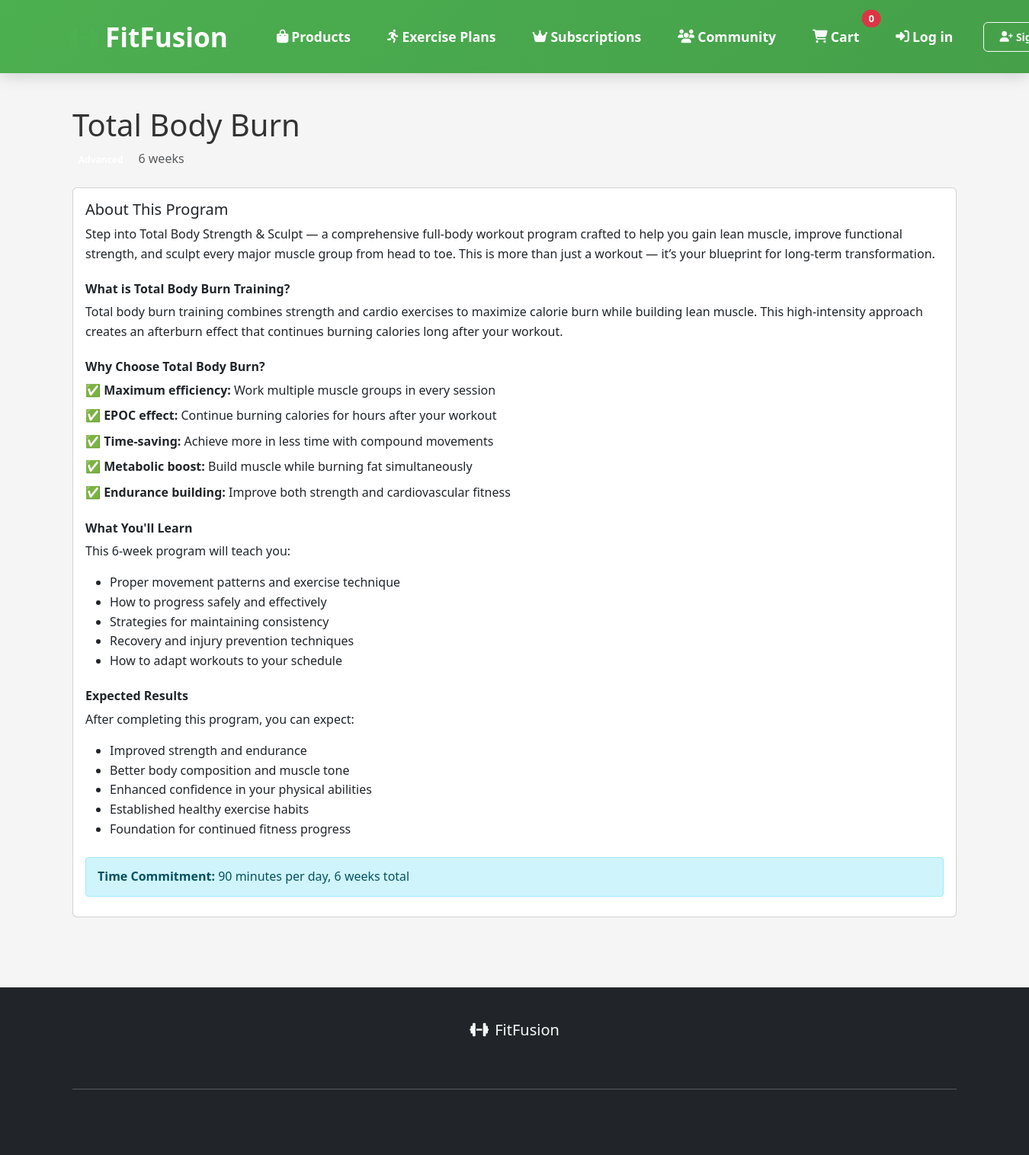
/exercise-plan/3/, run on the app's committed database.
### inventory/models.py (models this page shows, shortened)
class ExercisePlan(models.Model):
    DIFFICULTY_CHOICES = [
        ('beginner', 'Beginner'),
        ('intermediate', 'Intermediate'),
        ('advanced', 'Advanced'),
    ]
    name = models.CharField(max_length=200)
    slug = models.SlugField(unique=True)
    description = models.TextField()
    price = models.DecimalField(max_digits=10, decimal_places=2)
    duration_weeks = models.IntegerField(null=True, blank=True)
    daily_exercise_minutes = models.PositiveIntegerField(default=30, help_text="Minutes of exercise per day")
    difficulty = models.CharField(max_length=20, choices=DIFFICULTY_CHOICES)
    category = models.ForeignKey(Category, on_delete=models.CASCADE, null=True, blank=True)
    image = models.ImageField(upload_to='exercise_plans/', null=True, blank=True)
    created_at = models.DateTimeField(auto_now_add=True)
    updated_at = models.DateTimeField(auto_now=True)
    class Meta:
        ordering = ['-created_at']

### inventory/views.py (the view)
# urls.py: path('exercise-plan/<int:plan_id>/', exercise_plan_detail, name='exercise_plan_detail'),
def exercise_plan_detail(request, plan_id):
    try:
        plan = ExercisePlan.objects.get(id=plan_id)
        return render(request, 'inventory/exercise_plan_detail.html', {
            'plan': plan,
            'stripe_public_key': settings.STRIPE_PUBLIC_KEY
        })
    except ExercisePlan.DoesNotExist:
        messages.error(request, "Exercise plan not found.")
        return redirect('exercise_plan_list')

### inventory/context_processors.py (called while the page is built)
def cart_count(request):
    cart = request.session.get('cart', {})
    total_items = sum(cart.values())
    return {'cart_count': total_items}

### templates/inventory/exercise_plan_detail.html (shortened to what this page needs)
{% extends "base.html" %}
{% load static %}
{% block content %}
<div class="container mt-4">
    <div class="row">
        <div class="col-md-12">
            <h1>{{ plan.name }}</h1>
            <div class="mb-4">
                <span class="badge bg-primary me-2">{{ plan.get_difficulty_display }}</span>
                <span class="text-muted">{{ plan.duration_weeks }} weeks</span>
            </div>
            <div class="card mb-4">
                <div class="card-body">
                    <h5 class="card-title">About This Program</h5>
                    <p class="card-text">{{ plan.description }}</p>
                    <div class="mt-4">
                        {% if "Functional Fit" in plan.name %}
                            <h6 class="fw-bold">What is Functional Fitness?</h6>
                            <p>Functional fitness focuses on training movements that mimic real-life activities, rather than isolating individual muscles. This approach helps you build strength, stability, and mobility that directly translates to improved performance in daily activities.</p>
                            <h6 class="fw-bold mt-4">Why Choose Functional Training?</h6>
                            <ul class="list-unstyled">
                                <li class="mb-2">✅ <strong>Real-world application:</strong> Every exercise prepares you for activities you do every day</li>
                                <li class="mb-2">✅ <strong>Improved balance and coordination:</strong> Multi-planar movements enhance your body awareness</li>
                                <li class="mb-2">✅ <strong>Injury prevention:</strong> Stronger core and stabilizer muscles protect your joints</li>
                                <li class="mb-2">✅ <strong>Efficient workouts:</strong> Compound movements work multiple muscle groups simultaneously</li>
                                <li class="mb-2">✅ <strong>Scalable difficulty:</strong> Exercises can be modified for any fitness level</li>
                            </ul>
                        {% elif "Total Body Burn" in plan.name %}
                            <h6 class="fw-bold">What is Total Body Burn Training?</h6>
                            <p>Total body burn training combines strength and cardio exercises to maximize calorie burn while building lean muscle. This high-intensity approach creates an afterburn effect that continues burning calories long after your workout.</p>
                            <h6 class="fw-bold mt-4">Why Choose Total Body Burn?</h6>
                            <ul class="list-unstyled">
                                <li class="mb-2">✅ <strong>Maximum efficiency:</strong> Work multiple muscle groups in every session</li>
                                <li class="mb-2">✅ <strong>EPOC effect:</strong> Continue burning calories for hours after your workout</li>
                                <li class="mb-2">✅ <strong>Time-saving:</strong> Achieve more in less time with compound movements</li>
                                <li class="mb-2">✅ <strong>Metabolic boost:</strong> Build muscle while burning fat simultaneously</li>
                                <li class="mb-2">✅ <strong>Endurance building:</strong> Improve both strength and cardiovascular fitness</li>
                            </ul>
                        {% endif %}
                        <h6 class="fw-bold mt-4">What You'll Learn</h6>
                        <p>This {{ plan.duration_weeks }}-week program will teach you:</p>
                        <ul>
                            <li>Proper movement patterns and exercise technique</li>
                            <li>How to progress safely and effectively</li>
                            <li>Strategies for maintaining consistency</li>
                            <li>Recovery and injury prevention techniques</li>
                            <li>How to adapt workouts to your schedule</li>
                        </ul>
                        <h6 class="fw-bold mt-4">Expected Results</h6>
                        <p>After completing this program, you can expect:</p>
                        <ul>
                            <li>Improved strength and endurance</li>
                            <li>Better body composition and muscle tone</li>
                            <li>Enhanced confidence in your physical abilities</li>
                            <li>Established healthy exercise habits</li>
                            <li>Foundation for continued fitness progress</li>
                        </ul>
                        <div class="alert alert-info mt-4">
                            <strong>Time Commitment:</strong> {{ plan.daily_exercise_minutes }} minutes per day, {{ plan.duration_weeks }} weeks total
                        </div>
                    </div>
                </div>
            </div>
        </div>
    </div>
</div>
{% endblock %}

### static/inventory/styles.css (style rules this page uses)
:root { --primary-color: #4CAF50; --secondary-color: #2196F3; --danger-color: #ff4444; --text-color: #333; --light-gray: #f8f8f8; --border-color: #ddd; --shadow: 0 2px 4px rgba(0,0,0,0.1); --transition: all 0.3s ease; }
body { font-family: 'Segoe UI', Tahoma, Geneva, Verdana, sans-serif; line-height: 1.6; color: var(--text-color); background-color: #f5f5f5; margin: 0; padding: 0; }
.container { max-width: 1200px; margin: 0 auto; padding: 20px; }
.alert { padding: 12px 15px; margin-bottom: 10px; border-radius: 4px; animation: slideIn 0.3s ease-out; }
main .container, main .row, main .col-md-6, main .col-12 { background: transparent !important; }
main .bg-primary, main .bg-gradient { background: transparent !important; }

### data on the page
ExercisePlan: name "Total Body Burn", duration_weeks "6", description "Step into Total Body Strength & Sculpt — a comprehensive full-body workout program crafted to help you gain lean muscle, improve functional strength, and sculpt every major muscle group from head to toe. This is more than just a workout — it’s your blueprint for long-term transformation.", daily_exercise_minutes "90"

### other printed values
{{ cart_count|default:0 }} "0"
